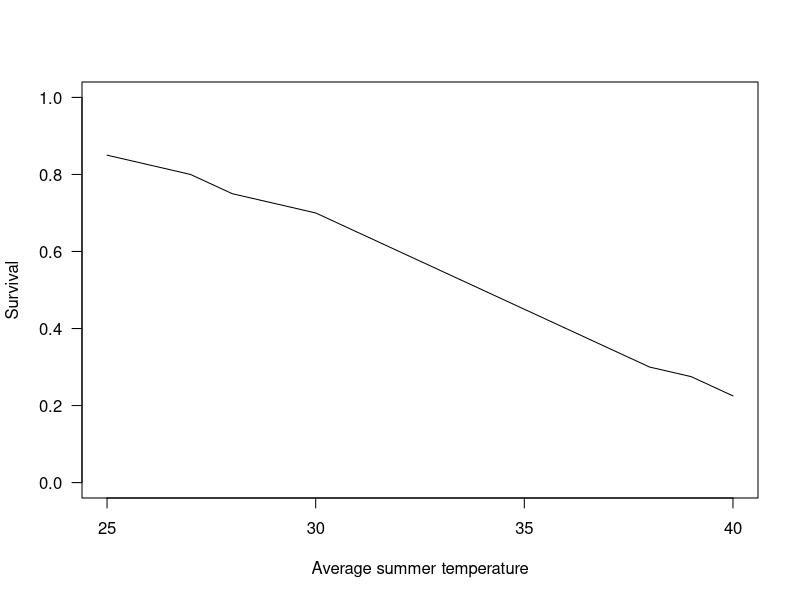
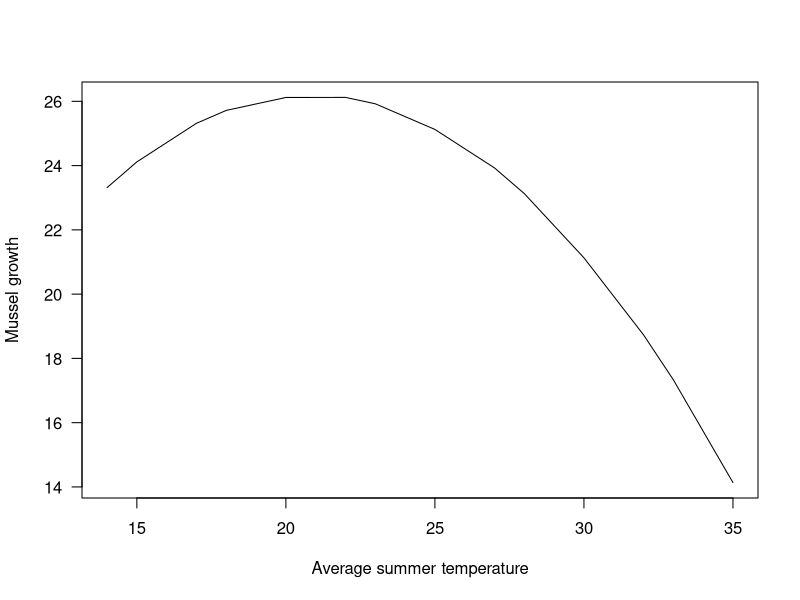
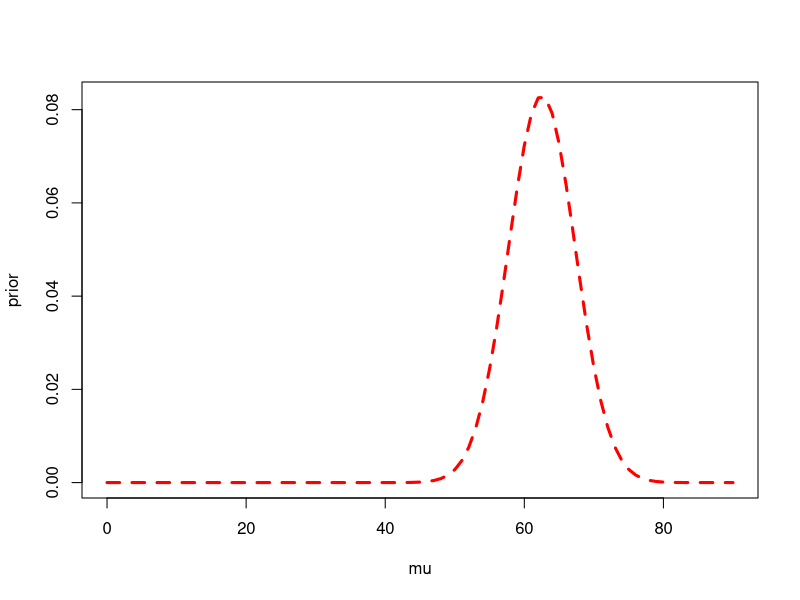
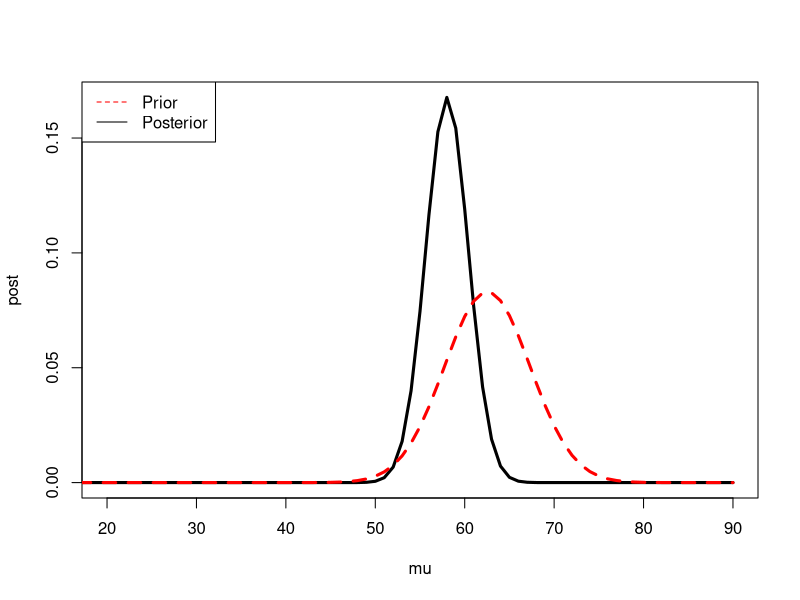

Write R code to recreate these figures, in order.
## ---- chunk 1
n.surv<-c(50, 30, 25, 40) 
#remember 100 individuals 
p.surv<-n.surv/100 
mean(p.surv) 
var(p.surv) 
## ---- chunk 2
n.surv<-c(50, 30, 25, 40) 
n.die<-100- n.surv 
#let's see what that gets us in terms of means and variance for probability 
p.s<-rbeta(1000,n.surv,n.die) 
mean(p.s) 
0.3631856 
var(p.s) 
## ---- chunk 3
n.surv<-c(25, 15, 25, 40) 
n.die<-c(25, 35, 75, 60) 
## notice that the sum of survive and die for expert 1 and 2 is 50 
n.surv+n.die 
p.s<-rbeta(1000,n.surv,n.die) 
mean(p.s) 
var(p.s) 
## ---- chunk 4
p.s<-rbeta(1000,1,1) 
mean(p.s) 
var(p.s) 
#expected value the same, variance different 
p.s<-rbeta(1000,100,100) 
mean(p.s) 
var(p.s) 
## ---- chunk 5
n.surv <- c(50, 30, 25, 40)
## ---- chunk 6
n.new<- 20*n.surv/100 # originally 100 animals
n.surv<- round(n.new,0)# round to keep to whole animals
n.surv
## ---- chunk 7
p.surv<-n.surv/20
mean(p.surv)
var(p.surv)
## ---- chunk 8
n.die<-20- n.surv
## ---- chunk 9
p.s<-rbeta(1000,shape1=n.surv,shape2=n.die)
mean(p.s)
var(p.s)
## ---- chunk 10
n.surv <- c(50, 30, 25, 40)# we overwrote this above
n.new<- 1000*n.surv/100 # originally 100 animals
n.surv<- round(n.new,0)# round to keep to whole animals
n.surv
n.die<-1000- n.surv
p.surv<-n.surv/1000
mean(p.surv)
var(p.surv)
## ---- chunk 11
p.s<-rbeta(1000,n.surv,n.die)
mean(p.s)
var(p.s)
## ---- chunk 12
temp<-c(30, 31, 35, 37, 32, 34.5) 
mean(temp) 
sd(temp) 
## ---- chunk 13
pnorm(34,mean(temp),sd(temp)) 
## ---- chunk 14
expertDat<- data.frame(Ave.summer.temp = c(25,26,27,
    28,29,30,31,32,33,34,
    35,36,37,38,39,40),
Estimated.survival = c(0.85,0.825,0.8,0.75,0.725,
    0.7,0.65,0.6,0.55,0.5,0.45,
    0.4,0.35,0.3,0.275,0.225))
plot(Estimated.survival~Ave.summer.temp,expertDat,
    las=1, 
    ylab="Survival", 
    xlab="Average summer temperature",
    ylim=c(0,1), 
    type='l')

## ---- chunk 15
expertDat<- data.frame(Ave.summer.temp = c(25,26,27,28,
    29,30,31,32,
    33,34,35,36,
    37,38,39,40),
Estimated.survival = c(0.85,0.825,
    0.8,0.75,0.725,
    0.7,0.65,0.6,
    0.55,0.5,0.45,
    0.4,0.35,0.3,
    0.275,0.225))
expertDat
## ---- chunk 16
surv<-round(expertDat$Estimated.survival*100) 
died<-100-surv 
response<-cbind(surv,died) 
glm(response ~ expertDat$Ave.summer.temp, fam=binomial) 
## ---- chunk 17
musselDat<- data.frame(Ave.summer.temp=c(14,15,16,17,18,19,
20,21,22,23,24,25,26,27,28,29,30,31,32,33,34,35),
  Mussel.growth=c(23.314,24.115,24.716,25.317,25.718,
  25.919,26.120,26.121,26.122,25.923,25.524,25.125,24.526,
  23.927,23.128,22.129,21.130,19.931,18.732,17.333,15.734,
  14.135))

plot(Mussel.growth~Ave.summer.temp, 
    data=musselDat, 
    xlab= "Average summer temperature",
    ylab="Mussel growth",
    las=1,
    type='l')
## ---- chunk 18
## lower, median, and upper values 
w<-c(0.25, 0.55, 0.9) 
### load library first 
library(fitdistrplus) 
# 90% confidence so specify lower 5 and upper 95 percentiles 
est<-qmedist(w, "beta", probs=c(0.05, 0.95)) 
parms<-est$estimate 
parms 
## let’s see how close we got 
test<-rbeta(1000,parms[1],parms[2]) 
quantile(test,c(0.05,0.5,0.95)) 
## ---- chunk 19
## lower, mean, and upper values 
w<-c(33, 35, 39) 
library(fitdistrplus) 
# 80% confidence so specify lower 10 and upper 90 percentiles 
est<-qmedist(w, "norm", probs=c(0.10, 0.90)) 
## ---- chunk 20
parms<-est$estimate 
parms 
## lets see how close we got 
test<-rnorm(1000,parms[1],parms[2]) 
quantile(test,c(0.10,0.5,0.90)) 
## ---- chunk 21
w<-c(50,65,75)
c<-0.99 # CONFIDENCE
CI<-c((1-c)/2,1-(1-c)/2) # CONFIDENCE INTERVALE
est<-qmedist(w,"norm",probs=CI) # WE CAN 
#Estimates
parms1<-est$estimate
parms1
test<-rnorm(1000,parms1[1],parms1[2])
quantile(test,c(0.005,0.5,0.995))
## ---- chunk 22
#lower, median, and upper values from Expert 2
w<-c(50,60,63)
c<-0.98
CI<-c((1-c)/2,1-(1-c)/2)
est<-qmedist(w,"norm",probs=CI)
#Estimates
parms2<-est$estimate
parms2
test<-rnorm(1000,parms2[1],parms2[2])
quantile(test,c(0.01,0.5,0.99))
## ---- chunk 23
mu_0<-parms1[1]
s_0<-parms1[2]
mu<-seq(0,90,1)
prior<-dnorm(mu,mu_0,s_0)
plot(mu,prior,col="red",lty=2,lwd=3,type='l')
## ---- chunk 24
#Addition of second expert
n<-1
xbar<-parms2[1]
sd<-parms2[2]
v_1<-(1/s_0^2+n/sd^2)^(-1)
mu_1<-(mu_0/s_0^2+n*xbar/sd^2)*v_1
s_1<-sqrt(v_1)
post<-dnorm(mu,mu_1,s_1)
## ---- chunk 25
plot(mu,post,xlim=c(20,90),type='l',lwd=3)
lines(mu,prior,col="red",lty=2,lwd=3)
legend("topleft",c("Prior","Posterior"), lty=c(2,1),col=c("red","black"))
## ---- chunk 26
mu_1
s_1
